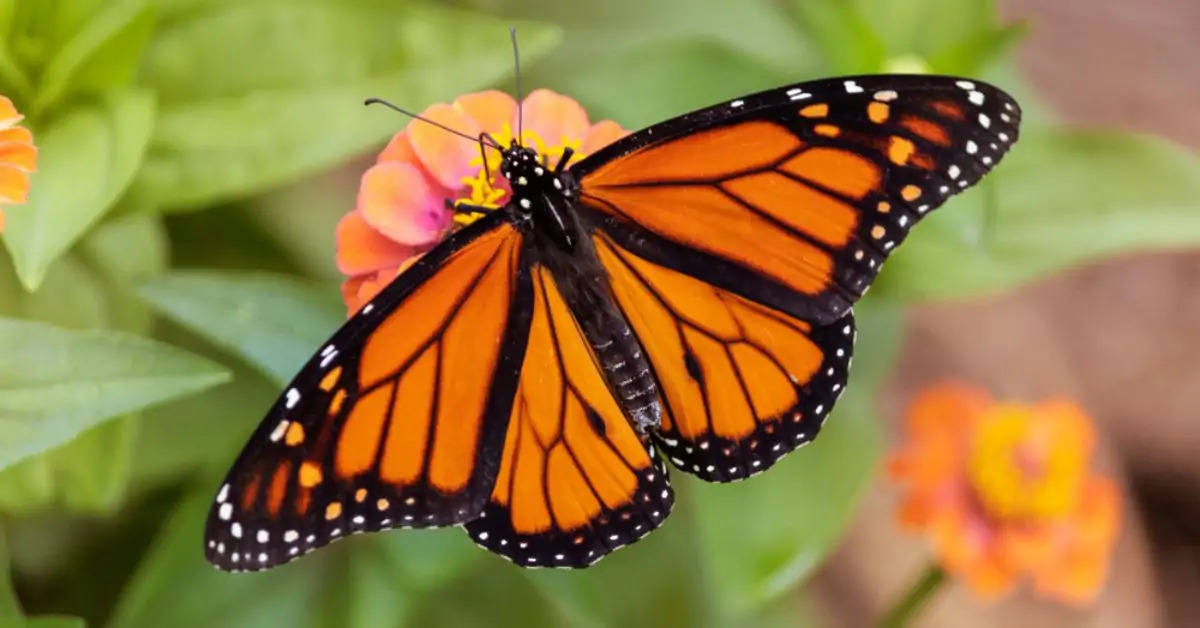
#> input picture src/super_resolution_model_open_cv/papillon.jpg, 1200 x 628 px
$ jupyter execute --allow-errors super_resolution.ipynb
#> lines starting #> are read from the running program, lines starting #| are printed output that depends on the picture
Source du code utilisé :
https://learnopencv.com/super-resolution-in-opencv/

# **FSRCNN model**

[cell 1]
import cv2
from cv2 import dnn_superres
import matplotlib.pyplot as plt
import numpy as np
# Create an SR object
sr = dnn_superres.DnnSuperResImpl_create()

# Read image
image = cv2.imread('papillon.jpg')
#> image is the input picture: shape (628, 1200, 3); mean B, G, R 61.1, 121.1, 145.7

# Read the desired model
path = "FSRCNN_x2.pb"
#> (the rest of this cell did not finish here and is left out)

[cell 2]
def downscaling_NB(img,facteur,fonction):
    w,h = img.shape
    w = w//facteur
    h = h//facteur
    res = np.zeros((w,h))
    for i in range(w):
        i_img = i*facteur
        for j in range(h):
            j_img = j*facteur
            res[i,j] = fonction(img[i_img:i_img+facteur,j_img:j_img+facteur])
    return res

[cell 3]
def downscaling(img_rgb,facteur,fonction):
#> called with facteur = 2
    if len(img_rgb.shape) == 3:
        n,p,_ = img_rgb.shape
#> n = 628; p = 1200
        res_rgb = np.zeros((n//facteur, p//facteur,3))
        for i in range(3):
            res_rgb[:,:,i] = downscaling_NB(img_rgb[:,:,i],facteur,fonction)
    else:
        n,p = img_rgb.shape
        res_rgb = np.zeros((n//facteur, p//facteur))
        res_rgb = downscaling_NB(img_rgb,facteur,fonction)
    return res_rgb.astype(np.int64)

[cell 4]
image_downscaled = downscaling(image, 2, np.mean)
print(image_downscaled.shape)
#| (314, 600, 3)
plt.subplot(1,2,1)
plt.imshow(image)
plt.subplot(1,2,2)
plt.imshow(image_downscaled)
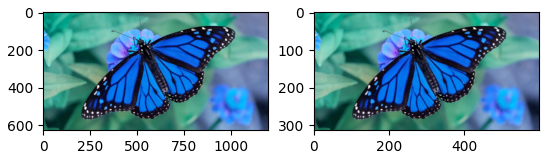
#> figure drawn by matplotlib, 2 panels; B, G, R data is drawn as R, G, B
